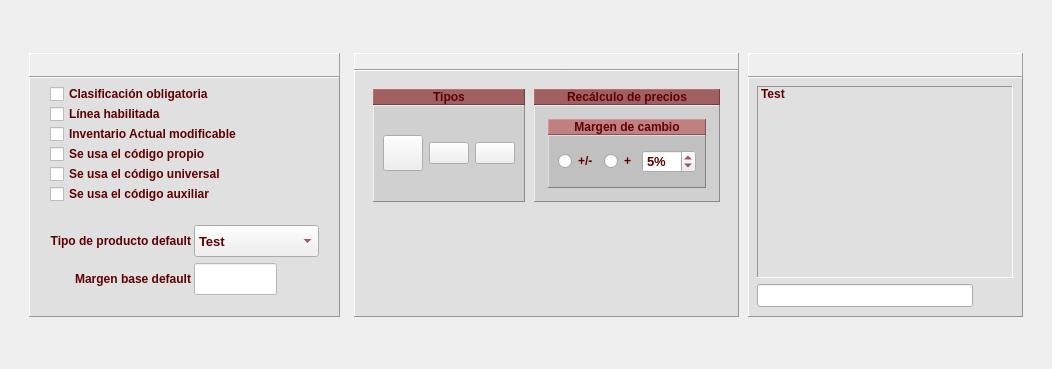
<?xml version="1.0" encoding="UTF-8"?>
<ui version="4.0">
 <class>frame</class>
 <widget class="QFrame" name="frame">
  <property name="geometry">
   <rect>
    <x>0</x>
    <y>0</y>
    <width>1052</width>
    <height>369</height>
   </rect>
  </property>
  <property name="windowTitle">
   <string>Frame</string>
  </property>
  <layout class="QVBoxLayout" name="verticalLayout">
   <property name="spacing">
    <number>0</number>
   </property>
   <property name="margin">
    <number>0</number>
   </property>
   <item>
    <widget class="QFrame" name="spacer1FR">
     <property name="sizePolicy">
      <sizepolicy hsizetype="Preferred" vsizetype="Expanding">
       <horstretch>0</horstretch>
       <verstretch>2</verstretch>
      </sizepolicy>
     </property>
     <property name="minimumSize">
      <size>
       <width>0</width>
       <height>9</height>
      </size>
     </property>
    </widget>
   </item>
   <item>
    <widget class="QFrame" name="row1FR">
     <property name="sizePolicy">
      <sizepolicy hsizetype="Preferred" vsizetype="Preferred">
       <horstretch>0</horstretch>
       <verstretch>0</verstretch>
      </sizepolicy>
     </property>
     <layout class="QHBoxLayout" name="horizontalLayout_6">
      <property name="spacing">
       <number>0</number>
      </property>
      <property name="margin">
       <number>0</number>
      </property>
      <item>
       <widget class="QFrame" name="row1SpacerLeftFR">
        <property name="sizePolicy">
         <sizepolicy hsizetype="Expanding" vsizetype="Preferred">
          <horstretch>2</horstretch>
          <verstretch>0</verstretch>
         </sizepolicy>
        </property>
       </widget>
      </item>
      <item>
       <widget class="QFrame" name="generalsLYFR">
        <property name="sizePolicy">
         <sizepolicy hsizetype="MinimumExpanding" vsizetype="Preferred">
          <horstretch>0</horstretch>
          <verstretch>0</verstretch>
         </sizepolicy>
        </property>
        <layout class="QVBoxLayout" name="verticalLayout_10">
         <property name="spacing">
          <number>0</number>
         </property>
         <property name="margin">
          <number>0</number>
         </property>
         <item>
          <widget class="QLabel" name="productCaptureLA">
           <property name="sizePolicy">
            <sizepolicy hsizetype="Preferred" vsizetype="Fixed">
             <horstretch>0</horstretch>
             <verstretch>0</verstretch>
            </sizepolicy>
           </property>
           <property name="minimumSize">
            <size>
             <width>0</width>
             <height>24</height>
            </size>
           </property>
           <property name="font">
            <font>
             <pointsize>9</pointsize>
             <weight>75</weight>
             <bold>true</bold>
            </font>
           </property>
           <property name="styleSheet">
            <string notr="true">color:#F0F0F0;  background-color:QRadialGradient(cx:.5, cy:.5, radius:1, fx:.5, fy:.5,  stop:0 #5F0000, stop:1 #A06060);</string>
           </property>
           <property name="frameShape">
            <enum>QFrame::Panel</enum>
           </property>
           <property name="frameShadow">
            <enum>QFrame::Raised</enum>
           </property>
           <property name="text">
            <string>Captura de datos</string>
           </property>
           <property name="alignment">
            <set>Qt::AlignCenter</set>
           </property>
           <property name="margin">
            <number>6</number>
           </property>
          </widget>
         </item>
         <item>
          <widget class="QFrame" name="generalsFR">
           <property name="styleSheet">
            <string notr="true">QFrame{background-color:#E0E0E0} QWidget{color:#5F0000}</string>
           </property>
           <property name="frameShape">
            <enum>QFrame::Panel</enum>
           </property>
           <property name="frameShadow">
            <enum>QFrame::Raised</enum>
           </property>
           <layout class="QHBoxLayout" name="horizontalLayout_5">
            <property name="spacing">
             <number>0</number>
            </property>
            <property name="margin">
             <number>0</number>
            </property>
            <item>
             <spacer name="horizontalSpacer_9">
              <property name="orientation">
               <enum>Qt::Horizontal</enum>
              </property>
              <property name="sizeHint" stdset="0">
               <size>
                <width>20</width>
                <height>20</height>
               </size>
              </property>
             </spacer>
            </item>
            <item>
             <layout class="QVBoxLayout" name="verticalLayout_9">
              <property name="spacing">
               <number>0</number>
              </property>
              <item>
               <widget class="QFrame" name="frame_6">
                <property name="minimumSize">
                 <size>
                  <width>0</width>
                  <height>6</height>
                 </size>
                </property>
               </widget>
              </item>
              <item>
               <widget class="QCheckBox" name="chCapturaClasificacionObligatoria">
                <property name="font">
                 <font>
                  <weight>75</weight>
                  <bold>true</bold>
                 </font>
                </property>
                <property name="text">
                 <string>Clasificación obligatoria</string>
                </property>
               </widget>
              </item>
              <item>
               <widget class="QCheckBox" name="chCapturaLinea">
                <property name="font">
                 <font>
                  <weight>75</weight>
                  <bold>true</bold>
                 </font>
                </property>
                <property name="text">
                 <string>Línea habilitada</string>
                </property>
               </widget>
              </item>
              <item>
               <widget class="QCheckBox" name="chCapturaActualPermitida">
                <property name="font">
                 <font>
                  <weight>75</weight>
                  <bold>true</bold>
                 </font>
                </property>
                <property name="text">
                 <string>Inventario Actual modificable</string>
                </property>
               </widget>
              </item>
              <item>
               <widget class="QCheckBox" name="useProductOwnCodeCH">
                <property name="font">
                 <font>
                  <weight>75</weight>
                  <bold>true</bold>
                 </font>
                </property>
                <property name="text">
                 <string>Se usa el código propio</string>
                </property>
               </widget>
              </item>
              <item>
               <widget class="QCheckBox" name="useProductUniversalCodeCH">
                <property name="font">
                 <font>
                  <weight>75</weight>
                  <bold>true</bold>
                 </font>
                </property>
                <property name="text">
                 <string>Se usa el código universal</string>
                </property>
               </widget>
              </item>
              <item>
               <widget class="QCheckBox" name="useProductAuxiliaryCodeCH">
                <property name="font">
                 <font>
                  <weight>75</weight>
                  <bold>true</bold>
                 </font>
                </property>
                <property name="text">
                 <string>Se usa el código auxiliar</string>
                </property>
               </widget>
              </item>
              <item>
               <widget class="QFrame" name="frame_26">
                <property name="sizePolicy">
                 <sizepolicy hsizetype="Preferred" vsizetype="Expanding">
                  <horstretch>0</horstretch>
                  <verstretch>0</verstretch>
                 </sizepolicy>
                </property>
                <property name="minimumSize">
                 <size>
                  <width>0</width>
                  <height>6</height>
                 </size>
                </property>
               </widget>
              </item>
              <item>
               <widget class="QFrame" name="frame_22">
                <layout class="QHBoxLayout" name="horizontalLayout_19">
                 <property name="spacing">
                  <number>0</number>
                 </property>
                 <property name="margin">
                  <number>0</number>
                 </property>
                 <item>
                  <widget class="QFrame" name="frame_23">
                   <layout class="QVBoxLayout" name="verticalLayout_18">
                    <property name="spacing">
                     <number>6</number>
                    </property>
                    <property name="margin">
                     <number>0</number>
                    </property>
                    <item>
                     <widget class="QLabel" name="laTipoDefaultProducto">
                      <property name="font">
                       <font>
                        <weight>75</weight>
                        <bold>true</bold>
                       </font>
                      </property>
                      <property name="styleSheet">
                       <string notr="true">color:#5F0000</string>
                      </property>
                      <property name="text">
                       <string>Tipo de producto default</string>
                      </property>
                      <property name="alignment">
                       <set>Qt::AlignRight|Qt::AlignTrailing|Qt::AlignVCenter</set>
                      </property>
                      <property name="margin">
                       <number>3</number>
                      </property>
                      <property name="indent">
                       <number>3</number>
                      </property>
                     </widget>
                    </item>
                    <item>
                     <widget class="QLabel" name="label_8">
                      <property name="sizePolicy">
                       <sizepolicy hsizetype="Preferred" vsizetype="Preferred">
                        <horstretch>3</horstretch>
                        <verstretch>0</verstretch>
                       </sizepolicy>
                      </property>
                      <property name="font">
                       <font>
                        <weight>75</weight>
                        <bold>true</bold>
                       </font>
                      </property>
                      <property name="styleSheet">
                       <string notr="true">color:#5F0000</string>
                      </property>
                      <property name="text">
                       <string>Margen base default</string>
                      </property>
                      <property name="alignment">
                       <set>Qt::AlignRight|Qt::AlignTrailing|Qt::AlignVCenter</set>
                      </property>
                      <property name="margin">
                       <number>3</number>
                      </property>
                      <property name="indent">
                       <number>3</number>
                      </property>
                     </widget>
                    </item>
                   </layout>
                  </widget>
                 </item>
                 <item>
                  <widget class="QFrame" name="frame_24">
                   <layout class="QVBoxLayout" name="verticalLayout_28">
                    <property name="spacing">
                     <number>6</number>
                    </property>
                    <property name="margin">
                     <number>0</number>
                    </property>
                    <item>
                     <widget class="QComboBox" name="cbTipoProducto">
                      <property name="sizePolicy">
                       <sizepolicy hsizetype="MinimumExpanding" vsizetype="Fixed">
                        <horstretch>0</horstretch>
                        <verstretch>0</verstretch>
                       </sizepolicy>
                      </property>
                      <property name="minimumSize">
                       <size>
                        <width>0</width>
                        <height>32</height>
                       </size>
                      </property>
                      <property name="font">
                       <font>
                        <pointsize>10</pointsize>
                        <weight>75</weight>
                        <bold>true</bold>
                       </font>
                      </property>
                      <property name="frame">
                       <bool>true</bool>
                      </property>
                      <item>
                       <property name="text">
                        <string>Test</string>
                       </property>
                      </item>
                     </widget>
                    </item>
                    <item>
                     <widget class="QFrame" name="frame_15">
                      <layout class="QHBoxLayout" name="horizontalLayout_8">
                       <property name="spacing">
                        <number>0</number>
                       </property>
                       <property name="margin">
                        <number>0</number>
                       </property>
                       <item>
                        <widget class="CDNumberEdit" name="defaultBaseMarginED">
                         <property name="sizePolicy">
                          <sizepolicy hsizetype="Preferred" vsizetype="Fixed">
                           <horstretch>2</horstretch>
                           <verstretch>0</verstretch>
                          </sizepolicy>
                         </property>
                         <property name="minimumSize">
                          <size>
                           <width>60</width>
                           <height>32</height>
                          </size>
                         </property>
                         <property name="font">
                          <font>
                           <pointsize>10</pointsize>
                           <weight>75</weight>
                           <bold>true</bold>
                          </font>
                         </property>
                         <property name="styleSheet">
                          <string notr="true">background-color:#FFFFFF</string>
                         </property>
                        </widget>
                       </item>
                       <item>
                        <widget class="QFrame" name="frame_25">
                         <property name="sizePolicy">
                          <sizepolicy hsizetype="Expanding" vsizetype="Preferred">
                           <horstretch>1</horstretch>
                           <verstretch>0</verstretch>
                          </sizepolicy>
                         </property>
                        </widget>
                       </item>
                      </layout>
                     </widget>
                    </item>
                   </layout>
                  </widget>
                 </item>
                </layout>
               </widget>
              </item>
              <item>
               <widget class="QFrame" name="frame_5">
                <property name="frameShape">
                 <enum>QFrame::StyledPanel</enum>
                </property>
                <property name="frameShadow">
                 <enum>QFrame::Raised</enum>
                </property>
               </widget>
              </item>
              <item>
               <widget class="QFrame" name="frame_27">
                <property name="sizePolicy">
                 <sizepolicy hsizetype="Preferred" vsizetype="Expanding">
                  <horstretch>0</horstretch>
                  <verstretch>0</verstretch>
                 </sizepolicy>
                </property>
                <property name="minimumSize">
                 <size>
                  <width>0</width>
                  <height>6</height>
                 </size>
                </property>
               </widget>
              </item>
             </layout>
            </item>
            <item>
             <spacer name="horizontalSpacer_8">
              <property name="orientation">
               <enum>Qt::Horizontal</enum>
              </property>
              <property name="sizeHint" stdset="0">
               <size>
                <width>20</width>
                <height>20</height>
               </size>
              </property>
             </spacer>
            </item>
           </layout>
          </widget>
         </item>
        </layout>
       </widget>
      </item>
      <item>
       <widget class="QFrame" name="row1Spacer1FR">
        <property name="sizePolicy">
         <sizepolicy hsizetype="Expanding" vsizetype="Preferred">
          <horstretch>1</horstretch>
          <verstretch>0</verstretch>
         </sizepolicy>
        </property>
        <property name="minimumSize">
         <size>
          <width>9</width>
          <height>0</height>
         </size>
        </property>
       </widget>
      </item>
      <item>
       <widget class="QFrame" name="pricesLYFR">
        <property name="sizePolicy">
         <sizepolicy hsizetype="MinimumExpanding" vsizetype="Preferred">
          <horstretch>0</horstretch>
          <verstretch>0</verstretch>
         </sizepolicy>
        </property>
        <property name="styleSheet">
         <string notr="true"/>
        </property>
        <layout class="QVBoxLayout" name="verticalLayout_22">
         <property name="spacing">
          <number>0</number>
         </property>
         <property name="margin">
          <number>0</number>
         </property>
         <item>
          <widget class="QLabel" name="laPrecios">
           <property name="sizePolicy">
            <sizepolicy hsizetype="Preferred" vsizetype="Fixed">
             <horstretch>0</horstretch>
             <verstretch>0</verstretch>
            </sizepolicy>
           </property>
           <property name="font">
            <font>
             <pointsize>10</pointsize>
             <weight>75</weight>
             <bold>true</bold>
            </font>
           </property>
           <property name="styleSheet">
            <string notr="true">color:#F0F0F0;  background-color:QRadialGradient(cx:.5, cy:.5, radius:1, fx:.5, fy:.5,  stop:0 #5F0000, stop:1 #A06060);</string>
           </property>
           <property name="frameShape">
            <enum>QFrame::Panel</enum>
           </property>
           <property name="frameShadow">
            <enum>QFrame::Raised</enum>
           </property>
           <property name="text">
            <string>Configuración de Precios</string>
           </property>
           <property name="alignment">
            <set>Qt::AlignCenter</set>
           </property>
           <property name="margin">
            <number>6</number>
           </property>
          </widget>
         </item>
         <item>
          <widget class="QFrame" name="pricesFR">
           <property name="styleSheet">
            <string notr="true">QFrame{background-color:#E0E0E0} QWidget{color:#5F0000}</string>
           </property>
           <property name="frameShape">
            <enum>QFrame::Panel</enum>
           </property>
           <property name="frameShadow">
            <enum>QFrame::Raised</enum>
           </property>
           <layout class="QHBoxLayout" name="horizontalLayout_13">
            <property name="spacing">
             <number>0</number>
            </property>
            <property name="leftMargin">
             <number>0</number>
            </property>
            <property name="topMargin">
             <number>18</number>
            </property>
            <property name="rightMargin">
             <number>0</number>
            </property>
            <property name="bottomMargin">
             <number>18</number>
            </property>
            <item>
             <widget class="QFrame" name="spacerLeftFR">
              <property name="sizePolicy">
               <sizepolicy hsizetype="Expanding" vsizetype="Preferred">
                <horstretch>2</horstretch>
                <verstretch>0</verstretch>
               </sizepolicy>
              </property>
              <property name="minimumSize">
               <size>
                <width>18</width>
                <height>0</height>
               </size>
              </property>
             </widget>
            </item>
            <item>
             <widget class="QFrame" name="kindLYFR">
              <layout class="QVBoxLayout" name="verticalLayout_30">
               <property name="spacing">
                <number>0</number>
               </property>
               <property name="margin">
                <number>0</number>
               </property>
               <item>
                <widget class="QLabel" name="kindLA">
                 <property name="sizePolicy">
                  <sizepolicy hsizetype="Preferred" vsizetype="Fixed">
                   <horstretch>0</horstretch>
                   <verstretch>0</verstretch>
                  </sizepolicy>
                 </property>
                 <property name="font">
                  <font>
                   <pointsize>9</pointsize>
                   <weight>75</weight>
                   <bold>true</bold>
                  </font>
                 </property>
                 <property name="styleSheet">
                  <string notr="true">background-color:#A06060;</string>
                 </property>
                 <property name="frameShape">
                  <enum>QFrame::Panel</enum>
                 </property>
                 <property name="frameShadow">
                  <enum>QFrame::Raised</enum>
                 </property>
                 <property name="text">
                  <string>Tipos</string>
                 </property>
                 <property name="alignment">
                  <set>Qt::AlignCenter</set>
                 </property>
                 <property name="margin">
                  <number>4</number>
                 </property>
                </widget>
               </item>
               <item>
                <widget class="QFrame" name="kindFR">
                 <property name="styleSheet">
                  <string notr="true">QFrame{background-color:#D0D0D0} QWidget{color:#5F0000}</string>
                 </property>
                 <property name="frameShape">
                  <enum>QFrame::Panel</enum>
                 </property>
                 <property name="frameShadow">
                  <enum>QFrame::Raised</enum>
                 </property>
                 <layout class="QVBoxLayout" name="lyTiposPrecio">
                  <item>
                   <widget class="QFrame" name="frame_19">
                    <layout class="QHBoxLayout" name="horizontalLayout_17">
                     <property name="margin">
                      <number>0</number>
                     </property>
                     <item>
                      <widget class="QPushButton" name="boModificaTipoPrecio">
                       <property name="minimumSize">
                        <size>
                         <width>0</width>
                         <height>36</height>
                        </size>
                       </property>
                       <property name="text">
                        <string/>
                       </property>
                       <property name="icon">
                        <iconset>
                         <normaloff>C:/Users/hojyoj/.designer/basiq/imagenes/Redo.png</normaloff>C:/Users/hojyoj/.designer/basiq/imagenes/Redo.png</iconset>
                       </property>
                       <property name="iconSize">
                        <size>
                         <width>32</width>
                         <height>32</height>
                        </size>
                       </property>
                      </widget>
                     </item>
                     <item>
                      <widget class="QPushButton" name="boAgregaTipoPrecio">
                       <property name="text">
                        <string/>
                       </property>
                       <property name="icon">
                        <iconset>
                         <normaloff>C:/Users/hojyoj/.designer/basiq/imagenes/Plus.png</normaloff>C:/Users/hojyoj/.designer/basiq/imagenes/Plus.png</iconset>
                       </property>
                       <property name="iconSize">
                        <size>
                         <width>32</width>
                         <height>32</height>
                        </size>
                       </property>
                      </widget>
                     </item>
                     <item>
                      <widget class="QPushButton" name="boEliminaTipoPrecio">
                       <property name="text">
                        <string/>
                       </property>
                       <property name="icon">
                        <iconset>
                         <normaloff>C:/Users/hojyoj/.designer/basiq/imagenes/Minus.png</normaloff>C:/Users/hojyoj/.designer/basiq/imagenes/Minus.png</iconset>
                       </property>
                       <property name="iconSize">
                        <size>
                         <width>32</width>
                         <height>32</height>
                        </size>
                       </property>
                      </widget>
                     </item>
                    </layout>
                   </widget>
                  </item>
                 </layout>
                </widget>
               </item>
               <item>
                <widget class="QFrame" name="frame_2"/>
               </item>
              </layout>
             </widget>
            </item>
            <item>
             <widget class="QFrame" name="spacerCenterFR">
              <property name="sizePolicy">
               <sizepolicy hsizetype="Expanding" vsizetype="Preferred">
                <horstretch>1</horstretch>
                <verstretch>0</verstretch>
               </sizepolicy>
              </property>
              <property name="minimumSize">
               <size>
                <width>9</width>
                <height>0</height>
               </size>
              </property>
             </widget>
            </item>
            <item>
             <widget class="QFrame" name="recalculateLYFR">
              <layout class="QVBoxLayout" name="verticalLayout_32">
               <property name="spacing">
                <number>0</number>
               </property>
               <property name="margin">
                <number>0</number>
               </property>
               <item>
                <widget class="QLabel" name="recalculateLA">
                 <property name="sizePolicy">
                  <sizepolicy hsizetype="Preferred" vsizetype="Fixed">
                   <horstretch>0</horstretch>
                   <verstretch>0</verstretch>
                  </sizepolicy>
                 </property>
                 <property name="font">
                  <font>
                   <pointsize>9</pointsize>
                   <weight>75</weight>
                   <bold>true</bold>
                  </font>
                 </property>
                 <property name="styleSheet">
                  <string notr="true">background-color:#A06060;</string>
                 </property>
                 <property name="frameShape">
                  <enum>QFrame::Panel</enum>
                 </property>
                 <property name="frameShadow">
                  <enum>QFrame::Raised</enum>
                 </property>
                 <property name="text">
                  <string>Recálculo de precios</string>
                 </property>
                 <property name="alignment">
                  <set>Qt::AlignCenter</set>
                 </property>
                 <property name="margin">
                  <number>4</number>
                 </property>
                </widget>
               </item>
               <item>
                <widget class="QFrame" name="recalculateFR">
                 <property name="styleSheet">
                  <string notr="true">QFrame{background-color:#D0D0D0} QWidget{color:#5F0000}</string>
                 </property>
                 <property name="frameShape">
                  <enum>QFrame::Panel</enum>
                 </property>
                 <property name="frameShadow">
                  <enum>QFrame::Raised</enum>
                 </property>
                 <layout class="QVBoxLayout" name="verticalLayout_35">
                  <property name="spacing">
                   <number>0</number>
                  </property>
                  <property name="margin">
                   <number>13</number>
                  </property>
                  <item>
                   <widget class="QFrame" name="marginLYFR">
                    <layout class="QVBoxLayout" name="verticalLayout_29">
                     <property name="spacing">
                      <number>0</number>
                     </property>
                     <property name="margin">
                      <number>0</number>
                     </property>
                     <item>
                      <widget class="QLabel" name="label">
                       <property name="sizePolicy">
                        <sizepolicy hsizetype="Preferred" vsizetype="Fixed">
                         <horstretch>0</horstretch>
                         <verstretch>0</verstretch>
                        </sizepolicy>
                       </property>
                       <property name="font">
                        <font>
                         <pointsize>9</pointsize>
                         <weight>75</weight>
                         <bold>true</bold>
                        </font>
                       </property>
                       <property name="styleSheet">
                        <string notr="true">background-color:#C08080;</string>
                       </property>
                       <property name="frameShape">
                        <enum>QFrame::Panel</enum>
                       </property>
                       <property name="frameShadow">
                        <enum>QFrame::Raised</enum>
                       </property>
                       <property name="text">
                        <string>Margen de cambio</string>
                       </property>
                       <property name="alignment">
                        <set>Qt::AlignCenter</set>
                       </property>
                       <property name="margin">
                        <number>3</number>
                       </property>
                      </widget>
                     </item>
                     <item>
                      <widget class="QFrame" name="marginFR">
                       <property name="styleSheet">
                        <string notr="true">QFrame{background-color:#C0C0C0} QWidget{color:#5F0000}</string>
                       </property>
                       <property name="frameShape">
                        <enum>QFrame::Panel</enum>
                       </property>
                       <property name="frameShadow">
                        <enum>QFrame::Raised</enum>
                       </property>
                       <layout class="QHBoxLayout" name="horizontalLayout_3">
                        <item>
                         <widget class="QRadioButton" name="raMasMenos">
                          <property name="font">
                           <font>
                            <weight>75</weight>
                            <bold>true</bold>
                           </font>
                          </property>
                          <property name="text">
                           <string>+/-</string>
                          </property>
                         </widget>
                        </item>
                        <item>
                         <widget class="QRadioButton" name="raMas">
                          <property name="font">
                           <font>
                            <weight>75</weight>
                            <bold>true</bold>
                           </font>
                          </property>
                          <property name="text">
                           <string>+</string>
                          </property>
                         </widget>
                        </item>
                        <item>
                         <widget class="QSpinBox" name="spPorcentaje">
                          <property name="font">
                           <font>
                            <pointsize>10</pointsize>
                            <weight>75</weight>
                            <bold>true</bold>
                           </font>
                          </property>
                          <property name="suffix">
                           <string>%</string>
                          </property>
                          <property name="singleStep">
                           <number>1</number>
                          </property>
                          <property name="value">
                           <number>5</number>
                          </property>
                         </widget>
                        </item>
                       </layout>
                      </widget>
                     </item>
                    </layout>
                   </widget>
                  </item>
                 </layout>
                </widget>
               </item>
               <item>
                <widget class="QFrame" name="frame_3"/>
               </item>
              </layout>
             </widget>
            </item>
            <item>
             <widget class="QFrame" name="spacerRightFR">
              <property name="sizePolicy">
               <sizepolicy hsizetype="Expanding" vsizetype="Preferred">
                <horstretch>2</horstretch>
                <verstretch>0</verstretch>
               </sizepolicy>
              </property>
              <property name="minimumSize">
               <size>
                <width>18</width>
                <height>0</height>
               </size>
              </property>
             </widget>
            </item>
           </layout>
          </widget>
         </item>
        </layout>
       </widget>
      </item>
      <item>
       <widget class="QFrame" name="row1Spacer2FR">
        <property name="sizePolicy">
         <sizepolicy hsizetype="Expanding" vsizetype="Preferred">
          <horstretch>0</horstretch>
          <verstretch>0</verstretch>
         </sizepolicy>
        </property>
        <property name="minimumSize">
         <size>
          <width>9</width>
          <height>0</height>
         </size>
        </property>
       </widget>
      </item>
      <item>
       <widget class="QFrame" name="unitsLYFR">
        <property name="sizePolicy">
         <sizepolicy hsizetype="MinimumExpanding" vsizetype="Preferred">
          <horstretch>0</horstretch>
          <verstretch>0</verstretch>
         </sizepolicy>
        </property>
        <layout class="QVBoxLayout" name="verticalLayout_2">
         <property name="spacing">
          <number>0</number>
         </property>
         <property name="margin">
          <number>0</number>
         </property>
         <item>
          <widget class="QLabel" name="unitsLA">
           <property name="sizePolicy">
            <sizepolicy hsizetype="Preferred" vsizetype="Fixed">
             <horstretch>0</horstretch>
             <verstretch>0</verstretch>
            </sizepolicy>
           </property>
           <property name="minimumSize">
            <size>
             <width>0</width>
             <height>24</height>
            </size>
           </property>
           <property name="font">
            <font>
             <pointsize>9</pointsize>
             <weight>75</weight>
             <bold>true</bold>
            </font>
           </property>
           <property name="styleSheet">
            <string notr="true">color:#F0F0F0;  background-color:QRadialGradient(cx:.5, cy:.5, radius:1, fx:.5, fy:.5,  stop:0 #5F0000, stop:1 #A06060);</string>
           </property>
           <property name="frameShape">
            <enum>QFrame::Panel</enum>
           </property>
           <property name="frameShadow">
            <enum>QFrame::Raised</enum>
           </property>
           <property name="text">
            <string>Unidades de Medida</string>
           </property>
           <property name="alignment">
            <set>Qt::AlignCenter</set>
           </property>
           <property name="margin">
            <number>6</number>
           </property>
          </widget>
         </item>
         <item>
          <widget class="QFrame" name="unitsFR">
           <property name="styleSheet">
            <string notr="true">QFrame{background-color:#E0E0E0} QWidget{color:#5F0000}</string>
           </property>
           <property name="frameShape">
            <enum>QFrame::Panel</enum>
           </property>
           <property name="frameShadow">
            <enum>QFrame::Raised</enum>
           </property>
           <layout class="QVBoxLayout" name="verticalLayout_3">
            <property name="leftMargin">
             <number>8</number>
            </property>
            <property name="topMargin">
             <number>8</number>
            </property>
            <item>
             <widget class="QListWidget" name="unitsLI">
              <property name="font">
               <font>
                <pointsize>9</pointsize>
                <weight>75</weight>
                <bold>true</bold>
               </font>
              </property>
              <property name="frameShape">
               <enum>QFrame::Panel</enum>
              </property>
              <item>
               <property name="text">
                <string>Test</string>
               </property>
              </item>
             </widget>
            </item>
            <item>
             <widget class="QFrame" name="addUnitFR">
              <layout class="QHBoxLayout" name="horizontalLayout_2">
               <property name="spacing">
                <number>0</number>
               </property>
               <property name="margin">
                <number>0</number>
               </property>
               <item>
                <widget class="QLineEdit" name="unitED">
                 <property name="sizePolicy">
                  <sizepolicy hsizetype="Expanding" vsizetype="Preferred">
                   <horstretch>0</horstretch>
                   <verstretch>0</verstretch>
                  </sizepolicy>
                 </property>
                 <property name="font">
                  <font>
                   <pointsize>10</pointsize>
                   <weight>50</weight>
                   <bold>false</bold>
                  </font>
                 </property>
                </widget>
               </item>
               <item>
                <widget class="QPushButton" name="addUnitBU">
                 <property name="text">
                  <string/>
                 </property>
                 <property name="icon">
                  <iconset resource="../basiq/files/resources.qrc">
                   <normaloff>:/Plus.png</normaloff>:/Plus.png</iconset>
                 </property>
                 <property name="iconSize">
                  <size>
                   <width>32</width>
                   <height>32</height>
                  </size>
                 </property>
                 <property name="flat">
                  <bool>true</bool>
                 </property>
                </widget>
               </item>
              </layout>
             </widget>
            </item>
           </layout>
          </widget>
         </item>
        </layout>
       </widget>
      </item>
      <item>
       <widget class="QFrame" name="row1SpacerRightFR">
        <property name="sizePolicy">
         <sizepolicy hsizetype="Expanding" vsizetype="Preferred">
          <horstretch>2</horstretch>
          <verstretch>0</verstretch>
         </sizepolicy>
        </property>
       </widget>
      </item>
     </layout>
    </widget>
   </item>
   <item>
    <widget class="QFrame" name="spacer2FR">
     <property name="sizePolicy">
      <sizepolicy hsizetype="Preferred" vsizetype="Expanding">
       <horstretch>0</horstretch>
       <verstretch>0</verstretch>
      </sizepolicy>
     </property>
    </widget>
   </item>
   <item>
    <widget class="QFrame" name="row2FR">
     <layout class="QHBoxLayout" name="horizontalLayout">
      <property name="spacing">
       <number>0</number>
      </property>
      <property name="margin">
       <number>0</number>
      </property>
      <item>
       <widget class="QFrame" name="spacerLFR">
        <property name="sizePolicy">
         <sizepolicy hsizetype="Expanding" vsizetype="Preferred">
          <horstretch>2</horstretch>
          <verstretch>0</verstretch>
         </sizepolicy>
        </property>
        <property name="minimumSize">
         <size>
          <width>9</width>
          <height>0</height>
         </size>
        </property>
       </widget>
      </item>
      <item>
       <widget class="QFrame" name="spacerRFR">
        <property name="sizePolicy">
         <sizepolicy hsizetype="Expanding" vsizetype="Preferred">
          <horstretch>2</horstretch>
          <verstretch>0</verstretch>
         </sizepolicy>
        </property>
        <property name="minimumSize">
         <size>
          <width>9</width>
          <height>0</height>
         </size>
        </property>
       </widget>
      </item>
     </layout>
    </widget>
   </item>
   <item>
    <widget class="QFrame" name="spacer3FR">
     <property name="sizePolicy">
      <sizepolicy hsizetype="Preferred" vsizetype="Expanding">
       <horstretch>0</horstretch>
       <verstretch>2</verstretch>
      </sizepolicy>
     </property>
     <property name="minimumSize">
      <size>
       <width>0</width>
       <height>9</height>
      </size>
     </property>
    </widget>
   </item>
  </layout>
 </widget>
 <customwidgets>
  <customwidget>
   <class>CDNumberEdit</class>
   <extends>QLineEdit</extends>
   <header>cdWidgets.cdNumberEdit</header>
  </customwidget>
 </customwidgets>
 <resources>
  <include location="../basiq/files/resources.qrc"/>
 </resources>
 <connections/>
</ui>
